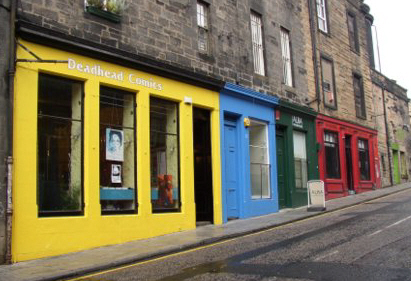
#> input picture Activity7_BasicManipulations/TestImages/shops.jpg, 411 x 281 px
$ python milestone1.py
#> lines starting #> are read from the running program, lines starting #| are printed output that depends on the picture
#> further down, image is the input picture: shape (281, 411, 3); mean B, G, R 88.5, 115.2, 124
import cv2
import numpy
from random import shuffle

def shuffle_channel(img):
    (bc, gc, rc) = cv2.split(img)
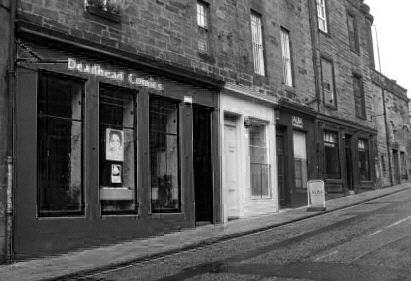
#> bc: shape (281, 411); min 0, max 255, mean 88.5
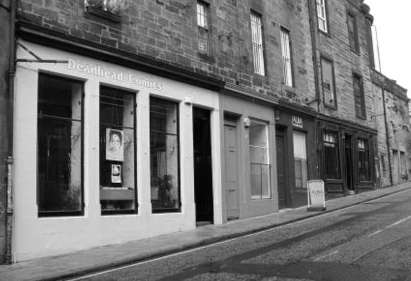
#> gc: shape (281, 411); min 0, max 255, mean 115.2
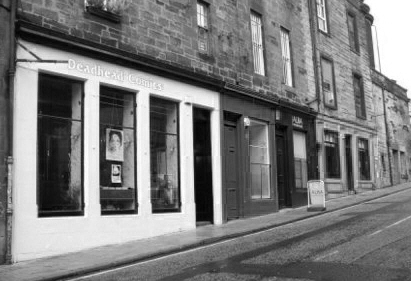
#> rc: shape (281, 411); min 0, max 255, mean 124

    lst = [bc, gc, rc]
    shuffle(lst)
    resultImg = cv2.merge((lst[0], lst[1], lst[2]))
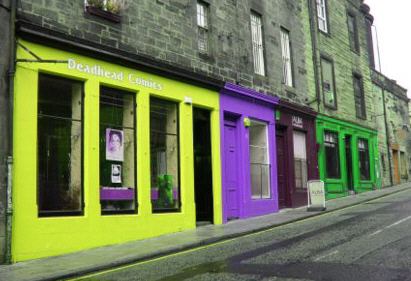
#> resultImg: shape (281, 411, 3); mean of channels 0, 1, 2 88.5, 124, 115.2; drawn as B, G, R

    cv2.imshow("shuffle channel",resultImg)
    cv2.waitKey(0)

image = cv2.imread("TestImages/shops.jpg")
cv2.imshow("original",image)
cv2.waitKey(0)

shuffle_channel(image)

$ run again, with Activity7_BasicManipulations/TestImages/Blowhole013.jpg copied over Activity7_BasicManipulations/TestImages/shops.jpg
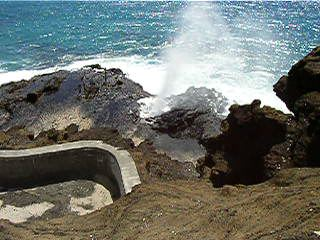
#> input picture Activity7_BasicManipulations/TestImages/Blowhole013.jpg, 320 x 240 px
#> image is the input picture: shape (240, 320, 3); mean B, G, R 107.7, 113.1, 108.1
#> in shuffle_channel, `(bc, gc, rc) = cv2.split(img)`:
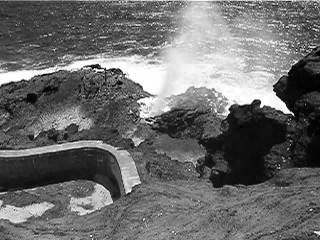
#> rc: shape (240, 320); min 0, max 255, mean 108.1
#> in shuffle_channel, `resultImg = cv2.merge((lst[0], lst[1], lst[2]))`:
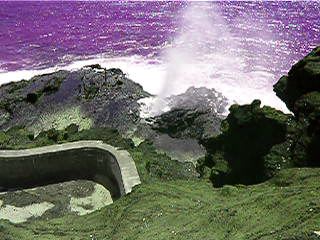
#> resultImg: shape (240, 320, 3); mean of channels 0, 1, 2 107.7, 108.1, 113.1; drawn as B, G, R

$ run again, with Activity7_BasicManipulations/TestImages/Coins1.jpg copied over Activity7_BasicManipulations/TestImages/shops.jpg
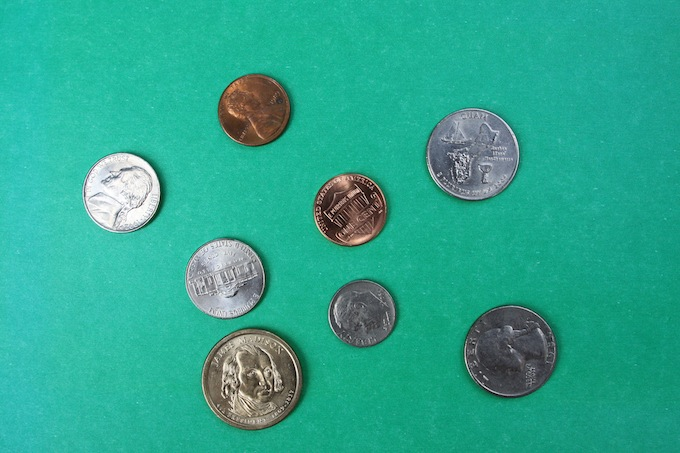
#> input picture Activity7_BasicManipulations/TestImages/Coins1.jpg, 680 x 453 px
#> image is the input picture: shape (453, 680, 3); mean B, G, R 143.4, 166.8, 44.8
#> in shuffle_channel, `(bc, gc, rc) = cv2.split(img)`:
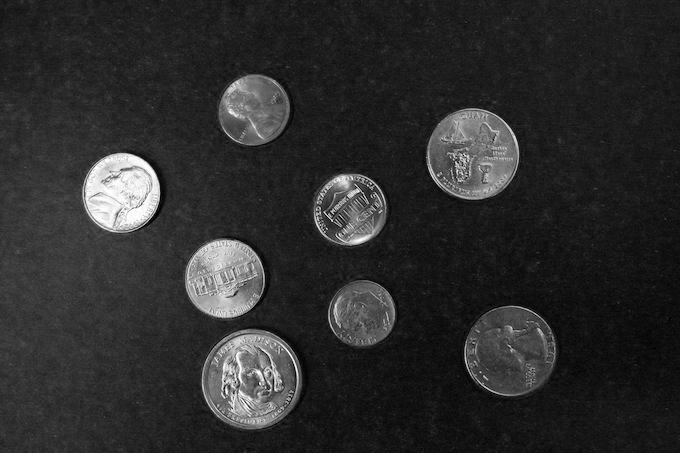
#> rc: shape (453, 680); min 0, max 255, mean 44.8
#> in shuffle_channel, `resultImg = cv2.merge((lst[0], lst[1], lst[2]))`:
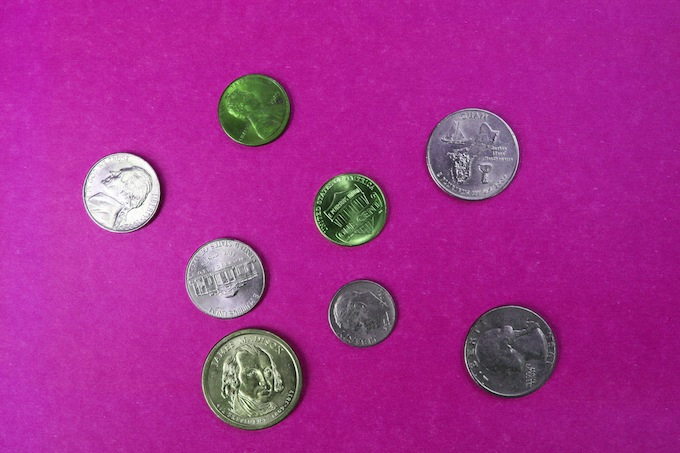
#> resultImg: shape (453, 680, 3); mean of channels 0, 1, 2 143.4, 44.8, 166.8; drawn as B, G, R
